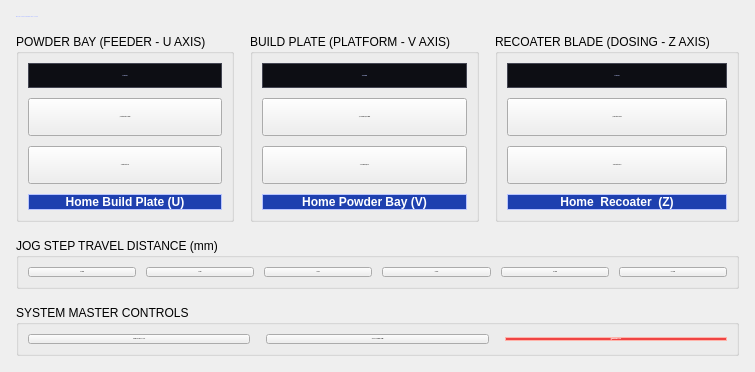
         <widget class="QWidget" name="page_machine_control">
          <layout class="QVBoxLayout" name="motionLayout">
           <property name="spacing">
            <number>16</number>
           </property>
           <property name="leftMargin">
            <number>16</number>
           </property>
           <property name="topMargin">
            <number>16</number>
           </property>
           <property name="rightMargin">
            <number>16</number>
           </property>
           <property name="bottomMargin">
            <number>16</number>
           </property>
           <item>
            <widget class="QLabel" name="lblMotionTitle">
             <property name="font">
              <font>
               <family>Inter</family>
               <pointsize>-1</pointsize>
               <bold>true</bold>
              </font>
             </property>
             <property name="styleSheet">
              <string notr="true">color: #b8c4ff;</string>
             </property>
             <property name="text">
              <string>MOTION CONTROL &amp; MANUAL AXIS JOGGING</string>
             </property>
            </widget>
           </item>
           <item>
            <layout class="QHBoxLayout" name="cardsLayout">
             <property name="spacing">
              <number>16</number>
             </property>
             <item>
              <widget class="QGroupBox" name="gb_powder_bay">
               <property name="title">
                <string>POWDER BAY (FEEDER - U AXIS)</string>
               </property>
               <layout class="QVBoxLayout" name="uLayout">
                <property name="spacing">
                 <number>10</number>
                </property>
                <item>
                 <widget class="QLabel" name="uposlcddisplay">
                  <property name="font">
                   <font>
                    <family>JetBrains Mono</family>
                    <pointsize>-1</pointsize>
                    <bold>true</bold>
                   </font>
                  </property>
                  <property name="styleSheet">
                   <string notr="true">color: #b8c4ff; background-color: #0d0e14; border: 1px solid #444653; padding: 10px;</string>
                  </property>
                  <property name="text">
                   <string>+0.000 mm</string>
                  </property>
                  <property name="alignment">
                   <set>Qt::AlignmentFlag::AlignCenter</set>
                  </property>
                 </widget>
                </item>
                <item>
                 <widget class="QPushButton" name="upluspushButton">
                  <property name="minimumSize">
                   <size>
                    <width>0</width>
                    <height>38</height>
                   </size>
                  </property>
                  <property name="font">
                   <font>
                    <family>Inter</family>
                    <pointsize>-1</pointsize>
                    <fontweight>DemiBold</fontweight>
                   </font>
                  </property>
                  <property name="text">
                   <string>+U (Build Plate DOWN)</string>
                  </property>
                 </widget>
                </item>
                <item>
                 <widget class="QPushButton" name="uminuspushButton">
                  <property name="minimumSize">
                   <size>
                    <width>0</width>
                    <height>38</height>
                   </size>
                  </property>
                  <property name="font">
                   <font>
                    <family>Inter</family>
                    <pointsize>-1</pointsize>
                    <fontweight>DemiBold</fontweight>
                   </font>
                  </property>
                  <property name="text">
                   <string>-U (Build Plate UP)</string>
                  </property>
                 </widget>
                </item>
                <item>
                 <widget class="QPushButton" name="btnhomeU">
                  <property name="styleSheet">
                   <string notr="true">background-color: #1e40af; color: white; border: 1px solid #b8c4ff; font-weight: bold; border-radius: 0px;</string>
                  </property>
                  <property name="text">
                   <string>Home Build Plate (U)</string>
                  </property>
                 </widget>
                </item>
               </layout>
              </widget>
             </item>
             <item>
              <widget class="QGroupBox" name="gb_build_plate">
               <property name="title">
                <string>BUILD PLATE (PLATFORM - V AXIS)</string>
               </property>
               <layout class="QVBoxLayout" name="vLayout">
                <property name="spacing">
                 <number>10</number>
                </property>
                <item>
                 <widget class="QLabel" name="vposlcddisplay">
                  <property name="font">
                   <font>
                    <family>JetBrains Mono</family>
                    <pointsize>-1</pointsize>
                    <bold>true</bold>
                   </font>
                  </property>
                  <property name="styleSheet">
                   <string notr="true">color: #b8c4ff; background-color: #0d0e14; border: 1px solid #444653; padding: 10px;</string>
                  </property>
                  <property name="text">
                   <string>+0.000 mm</string>
                  </property>
                  <property name="alignment">
                   <set>Qt::AlignmentFlag::AlignCenter</set>
                  </property>
                 </widget>
                </item>
                <item>
                 <widget class="QPushButton" name="vpluspushButton">
                  <property name="minimumSize">
                   <size>
                    <width>0</width>
                    <height>38</height>
                   </size>
                  </property>
                  <property name="font">
                   <font>
                    <family>Inter</family>
                    <pointsize>-1</pointsize>
                    <fontweight>DemiBold</fontweight>
                   </font>
                  </property>
                  <property name="text">
                   <string>+V (Powder Bay DOWN)</string>
                  </property>
                 </widget>
                </item>
                <item>
                 <widget class="QPushButton" name="vminuspushButton">
                  <property name="minimumSize">
                   <size>
                    <width>0</width>
                    <height>38</height>
                   </size>
                  </property>
                  <property name="font">
                   <font>
                    <family>Inter</family>
                    <pointsize>-1</pointsize>
                    <fontweight>DemiBold</fontweight>
                   </font>
                  </property>
                  <property name="text">
                   <string>-V (Powder Bay UP)</string>
                  </property>
                 </widget>
                </item>
                <item>
                 <widget class="QPushButton" name="btnhomeV">
                  <property name="styleSheet">
                   <string notr="true">background-color: #1e40af; color: white; border: 1px solid #b8c4ff; font-weight: bold; border-radius: 0px;</string>
                  </property>
                  <property name="text">
                   <string>Home Powder Bay (V)</string>
                  </property>
                 </widget>
                </item>
               </layout>
              </widget>
             </item>
             <item>
              <widget class="QGroupBox" name="gb_recoater">
               <property name="title">
                <string>RECOATER BLADE (DOSING - Z AXIS)</string>
               </property>
               <layout class="QVBoxLayout" name="zLayout">
                <property name="spacing">
                 <number>10</number>
                </property>
                <item>
                 <widget class="QLabel" name="zposlcddisplay">
                  <property name="font">
                   <font>
                    <family>JetBrains Mono</family>
                    <pointsize>-1</pointsize>
                    <bold>true</bold>
                   </font>
                  </property>
                  <property name="styleSheet">
                   <string notr="true">color: #b8c4ff; background-color: #0d0e14; border: 1px solid #444653; padding: 10px;</string>
                  </property>
                  <property name="text">
                   <string>+0.000 mm</string>
                  </property>
                  <property name="alignment">
                   <set>Qt::AlignmentFlag::AlignCenter</set>
                  </property>
                 </widget>
                </item>
                <item>
                 <widget class="QPushButton" name="zpluspushButton">
                  <property name="minimumSize">
                   <size>
                    <width>0</width>
                    <height>38</height>
                   </size>
                  </property>
                  <property name="font">
                   <font>
                    <family>Inter</family>
                    <pointsize>-1</pointsize>
                    <fontweight>DemiBold</fontweight>
                   </font>
                  </property>
                  <property name="text">
                   <string>+Z (Recoater RIGHT)</string>
                  </property>
                 </widget>
                </item>
                <item>
                 <widget class="QPushButton" name="zminuspushButton">
                  <property name="minimumSize">
                   <size>
                    <width>0</width>
                    <height>38</height>
                   </size>
                  </property>
                  <property name="font">
                   <font>
                    <family>Inter</family>
                    <pointsize>-1</pointsize>
                    <fontweight>DemiBold</fontweight>
                   </font>
                  </property>
                  <property name="text">
                   <string>-Z (Recoater LEFT)</string>
                  </property>
                 </widget>
                </item>
                <item>
                 <widget class="QPushButton" name="btnrecoaterSweep">
                  <property name="styleSheet">
                   <string notr="true">background-color: #1e40af; color: white; border: 1px solid #b8c4ff; font-weight: bold; border-radius: 0px;</string>
                  </property>
                  <property name="text">
                   <string>Home  Recoater  (Z)</string>
                  </property>
                 </widget>
                </item>
               </layout>
              </widget>
             </item>
            </layout>
           </item>
           <item>
            <widget class="QGroupBox" name="gb_travel_step">
             <property name="title">
              <string>JOG STEP TRAVEL DISTANCE (mm)</string>
             </property>
             <layout class="QHBoxLayout" name="stepLayout">
              <property name="spacing">
               <number>10</number>
              </property>
              <item>
               <widget class="QPushButton" name="travelpushButton_1">
                <property name="font">
                 <font>
                  <family>Inter</family>
                  <pointsize>-1</pointsize>
                  <fontweight>DemiBold</fontweight>
                 </font>
                </property>
                <property name="text">
                 <string>0.01 mm</string>
                </property>
               </widget>
              </item>
              <item>
               <widget class="QPushButton" name="travelpushButton_2">
                <property name="font">
                 <font>
                  <family>Inter</family>
                  <pointsize>-1</pointsize>
                  <fontweight>DemiBold</fontweight>
                 </font>
                </property>
                <property name="text">
                 <string>0.1 mm</string>
                </property>
               </widget>
              </item>
              <item>
               <widget class="QPushButton" name="travelpushButton_3">
                <property name="font">
                 <font>
                  <family>Inter</family>
                  <pointsize>-1</pointsize>
                  <fontweight>DemiBold</fontweight>
                 </font>
                </property>
                <property name="text">
                 <string>1.0 mm</string>
                </property>
               </widget>
              </item>
              <item>
               <widget class="QPushButton" name="travelpushButton_4">
                <property name="font">
                 <font>
                  <family>Inter</family>
                  <pointsize>-1</pointsize>
                  <fontweight>DemiBold</fontweight>
                 </font>
                </property>
                <property name="text">
                 <string>5.0 mm</string>
                </property>
               </widget>
              </item>
              <item>
               <widget class="QPushButton" name="travelpushButton_5">
                <property name="font">
                 <font>
                  <family>Inter</family>
                  <pointsize>-1</pointsize>
                  <fontweight>DemiBold</fontweight>
                 </font>
                </property>
                <property name="text">
                 <string>10.0 mm</string>
                </property>
               </widget>
              </item>
              <item>
               <widget class="QPushButton" name="travelpushButton_6">
                <property name="font">
                 <font>
                  <family>Inter</family>
                  <pointsize>-1</pointsize>
                  <fontweight>DemiBold</fontweight>
                 </font>
                </property>
                <property name="text">
                 <string>50.0 mm</string>
                </property>
               </widget>
              </item>
             </layout>
            </widget>
           </item>
           <item>
            <widget class="QGroupBox" name="gb_master_controls">
             <property name="title">
              <string>SYSTEM MASTER CONTROLS</string>
             </property>
             <layout class="QHBoxLayout" name="masterLayout">
              <property name="spacing">
               <number>16</number>
              </property>
              <item>
               <widget class="QPushButton" name="allhomepushButton">
                <property name="font">
                 <font>
                  <family>Inter</family>
                  <pointsize>-1</pointsize>
                  <fontweight>DemiBold</fontweight>
                 </font>
                </property>
                <property name="text">
                 <string>  HOME ALL AXES (U, V, Z)</string>
                </property>
               </widget>
              </item>
              <item>
               <widget class="QPushButton" name="galvohomepushButton">
                <property name="font">
                 <font>
                  <family>Inter</family>
                  <pointsize>-1</pointsize>
                  <fontweight>DemiBold</fontweight>
                 </font>
                </property>
                <property name="text">
                 <string>  GALVO SCANNER HOME</string>
                </property>
               </widget>
              </item>
              <item>
               <widget class="QPushButton" name="btn_master_estop">
                <property name="font">
                 <font>
                  <family>Inter</family>
                  <pointsize>-1</pointsize>
                  <fontweight>DemiBold</fontweight>
                 </font>
                </property>
                <property name="styleSheet">
                 <string notr="true">background-color: #ef4444; color: white; border: 1px solid #ffb4ab; border-radius: 0px;</string>
                </property>
                <property name="text">
                 <string>🚨  EMERGENCY STOP</string>
                </property>
               </widget>
              </item>
             </layout>
            </widget>
           </item>
          </layout>
         </widget>
